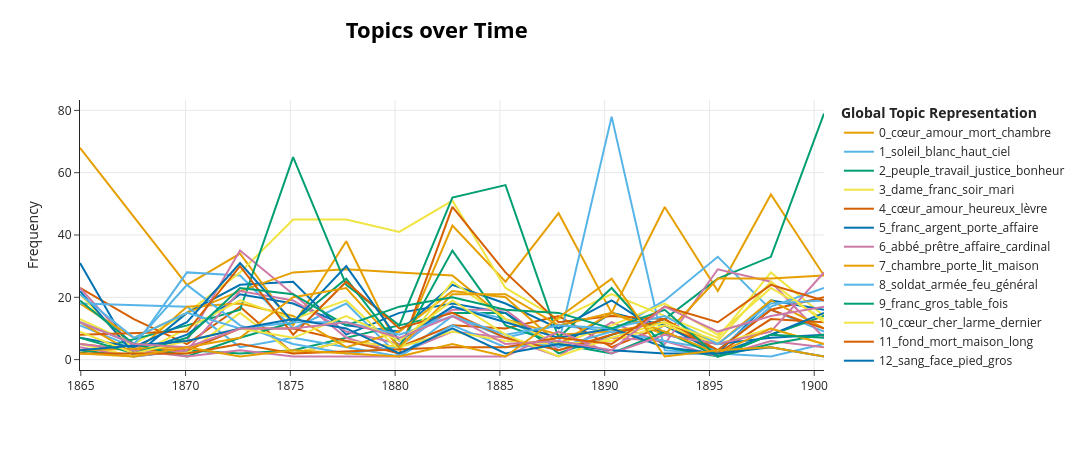

Source (notebook cell):
### Code cell
# Récupération de la dimension temporelle
timestamps = df['annee'].tolist()

# Génération des topics dans le temps
topics_over_time = topic_model.topics_over_time(
    df['phrases_lemm'].tolist(), 
    timestamps, 
    nr_bins=15
)

topic_model.visualize_topics_over_time(topics_over_time) #topics=themes_interet)
